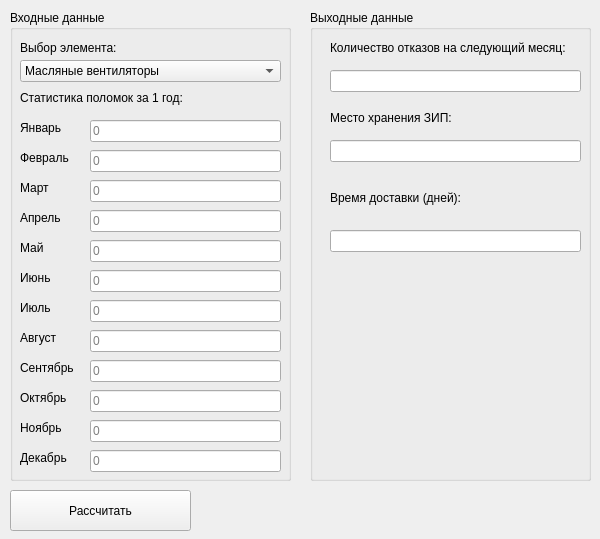
<?xml version="1.0" encoding="UTF-8"?>
<ui version="4.0">
 <class>DiplomClass</class>
 <widget class="QMainWindow" name="DiplomClass">
  <property name="geometry">
   <rect>
    <x>0</x>
    <y>0</y>
    <width>600</width>
    <height>539</height>
   </rect>
  </property>
  <property name="windowTitle">
   <string>Diplom</string>
  </property>
  <widget class="QWidget" name="centralWidget">
   <widget class="QGroupBox" name="groupBox">
    <property name="geometry">
     <rect>
      <x>10</x>
      <y>10</y>
      <width>281</width>
      <height>471</height>
     </rect>
    </property>
    <property name="title">
     <string>Входные данные</string>
    </property>
    <widget class="QComboBox" name="elements">
     <property name="geometry">
      <rect>
       <x>10</x>
       <y>50</y>
       <width>261</width>
       <height>22</height>
      </rect>
     </property>
     <item>
      <property name="text">
       <string>Масляные вентиляторы</string>
      </property>
     </item>
     <item>
      <property name="text">
       <string>Холодильные машины</string>
      </property>
     </item>
     <item>
      <property name="text">
       <string>Гидравлическая система холодильных машин</string>
      </property>
     </item>
     <item>
      <property name="text">
       <string>Вентиляторы охлаждения</string>
      </property>
     </item>
     <item>
      <property name="text">
       <string>Блок питания</string>
      </property>
     </item>
    </widget>
    <widget class="QLabel" name="label">
     <property name="geometry">
      <rect>
       <x>10</x>
       <y>30</y>
       <width>111</width>
       <height>16</height>
      </rect>
     </property>
     <property name="text">
      <string>Выбор элемента:</string>
     </property>
    </widget>
    <widget class="QLabel" name="label_2">
     <property name="geometry">
      <rect>
       <x>10</x>
       <y>80</y>
       <width>191</width>
       <height>16</height>
      </rect>
     </property>
     <property name="text">
      <string>Статистика поломок за 1 год:</string>
     </property>
    </widget>
    <widget class="QLineEdit" name="january">
     <property name="geometry">
      <rect>
       <x>80</x>
       <y>110</y>
       <width>191</width>
       <height>22</height>
      </rect>
     </property>
     <property name="placeholderText">
      <string>0</string>
     </property>
    </widget>
    <widget class="QLineEdit" name="february">
     <property name="geometry">
      <rect>
       <x>80</x>
       <y>140</y>
       <width>191</width>
       <height>22</height>
      </rect>
     </property>
     <property name="placeholderText">
      <string>0</string>
     </property>
    </widget>
    <widget class="QLineEdit" name="march">
     <property name="geometry">
      <rect>
       <x>80</x>
       <y>170</y>
       <width>191</width>
       <height>22</height>
      </rect>
     </property>
     <property name="placeholderText">
      <string>0</string>
     </property>
    </widget>
    <widget class="QLineEdit" name="april">
     <property name="geometry">
      <rect>
       <x>80</x>
       <y>200</y>
       <width>191</width>
       <height>22</height>
      </rect>
     </property>
     <property name="placeholderText">
      <string>0</string>
     </property>
    </widget>
    <widget class="QLineEdit" name="may">
     <property name="geometry">
      <rect>
       <x>80</x>
       <y>230</y>
       <width>191</width>
       <height>22</height>
      </rect>
     </property>
     <property name="placeholderText">
      <string>0</string>
     </property>
    </widget>
    <widget class="QLineEdit" name="june">
     <property name="geometry">
      <rect>
       <x>80</x>
       <y>260</y>
       <width>191</width>
       <height>22</height>
      </rect>
     </property>
     <property name="placeholderText">
      <string>0</string>
     </property>
    </widget>
    <widget class="QLineEdit" name="jule">
     <property name="geometry">
      <rect>
       <x>80</x>
       <y>290</y>
       <width>191</width>
       <height>22</height>
      </rect>
     </property>
     <property name="placeholderText">
      <string>0</string>
     </property>
    </widget>
    <widget class="QLineEdit" name="august">
     <property name="geometry">
      <rect>
       <x>80</x>
       <y>320</y>
       <width>191</width>
       <height>22</height>
      </rect>
     </property>
     <property name="placeholderText">
      <string>0</string>
     </property>
    </widget>
    <widget class="QLineEdit" name="september">
     <property name="geometry">
      <rect>
       <x>80</x>
       <y>350</y>
       <width>191</width>
       <height>22</height>
      </rect>
     </property>
     <property name="placeholderText">
      <string>0</string>
     </property>
    </widget>
    <widget class="QLineEdit" name="october">
     <property name="geometry">
      <rect>
       <x>80</x>
       <y>380</y>
       <width>191</width>
       <height>22</height>
      </rect>
     </property>
     <property name="placeholderText">
      <string>0</string>
     </property>
    </widget>
    <widget class="QLineEdit" name="november">
     <property name="geometry">
      <rect>
       <x>80</x>
       <y>410</y>
       <width>191</width>
       <height>22</height>
      </rect>
     </property>
     <property name="placeholderText">
      <string>0</string>
     </property>
    </widget>
    <widget class="QLabel" name="label_3">
     <property name="geometry">
      <rect>
       <x>10</x>
       <y>110</y>
       <width>55</width>
       <height>16</height>
      </rect>
     </property>
     <property name="text">
      <string>Январь</string>
     </property>
    </widget>
    <widget class="QLabel" name="label_4">
     <property name="geometry">
      <rect>
       <x>10</x>
       <y>140</y>
       <width>55</width>
       <height>16</height>
      </rect>
     </property>
     <property name="text">
      <string>Февраль</string>
     </property>
    </widget>
    <widget class="QLabel" name="label_5">
     <property name="geometry">
      <rect>
       <x>10</x>
       <y>170</y>
       <width>55</width>
       <height>16</height>
      </rect>
     </property>
     <property name="text">
      <string>Март</string>
     </property>
    </widget>
    <widget class="QLabel" name="label_6">
     <property name="geometry">
      <rect>
       <x>10</x>
       <y>200</y>
       <width>55</width>
       <height>16</height>
      </rect>
     </property>
     <property name="text">
      <string>Апрель</string>
     </property>
    </widget>
    <widget class="QLabel" name="label_7">
     <property name="geometry">
      <rect>
       <x>10</x>
       <y>230</y>
       <width>55</width>
       <height>16</height>
      </rect>
     </property>
     <property name="text">
      <string>Май</string>
     </property>
    </widget>
    <widget class="QLabel" name="label_8">
     <property name="geometry">
      <rect>
       <x>10</x>
       <y>260</y>
       <width>55</width>
       <height>16</height>
      </rect>
     </property>
     <property name="text">
      <string>Июнь</string>
     </property>
    </widget>
    <widget class="QLabel" name="label_9">
     <property name="geometry">
      <rect>
       <x>10</x>
       <y>290</y>
       <width>55</width>
       <height>16</height>
      </rect>
     </property>
     <property name="text">
      <string>Июль</string>
     </property>
    </widget>
    <widget class="QLabel" name="label_10">
     <property name="geometry">
      <rect>
       <x>10</x>
       <y>320</y>
       <width>55</width>
       <height>16</height>
      </rect>
     </property>
     <property name="text">
      <string>Август</string>
     </property>
    </widget>
    <widget class="QLabel" name="label_11">
     <property name="geometry">
      <rect>
       <x>10</x>
       <y>350</y>
       <width>55</width>
       <height>16</height>
      </rect>
     </property>
     <property name="text">
      <string>Сентябрь</string>
     </property>
    </widget>
    <widget class="QLabel" name="label_12">
     <property name="geometry">
      <rect>
       <x>10</x>
       <y>380</y>
       <width>55</width>
       <height>16</height>
      </rect>
     </property>
     <property name="text">
      <string>Октябрь</string>
     </property>
    </widget>
    <widget class="QLabel" name="label_13">
     <property name="geometry">
      <rect>
       <x>10</x>
       <y>410</y>
       <width>55</width>
       <height>16</height>
      </rect>
     </property>
     <property name="text">
      <string>Ноябрь</string>
     </property>
    </widget>
    <widget class="QLabel" name="label_14">
     <property name="geometry">
      <rect>
       <x>10</x>
       <y>440</y>
       <width>55</width>
       <height>16</height>
      </rect>
     </property>
     <property name="text">
      <string>Декабрь</string>
     </property>
    </widget>
    <widget class="QLineEdit" name="decamber">
     <property name="geometry">
      <rect>
       <x>80</x>
       <y>440</y>
       <width>191</width>
       <height>22</height>
      </rect>
     </property>
     <property name="placeholderText">
      <string>0</string>
     </property>
    </widget>
   </widget>
   <widget class="QGroupBox" name="groupBox_2">
    <property name="geometry">
     <rect>
      <x>310</x>
      <y>10</y>
      <width>281</width>
      <height>471</height>
     </rect>
    </property>
    <property name="title">
     <string>Выходные данные</string>
    </property>
    <widget class="QLabel" name="label_15">
     <property name="geometry">
      <rect>
       <x>20</x>
       <y>30</y>
       <width>261</width>
       <height>16</height>
      </rect>
     </property>
     <property name="text">
      <string>Количество отказов на следующий месяц:</string>
     </property>
    </widget>
    <widget class="QLabel" name="label_16">
     <property name="geometry">
      <rect>
       <x>20</x>
       <y>100</y>
       <width>131</width>
       <height>16</height>
      </rect>
     </property>
     <property name="text">
      <string>Место хранения ЗИП:</string>
     </property>
    </widget>
    <widget class="QLabel" name="label_17">
     <property name="geometry">
      <rect>
       <x>20</x>
       <y>180</y>
       <width>151</width>
       <height>16</height>
      </rect>
     </property>
     <property name="text">
      <string>Время доставки (дней):</string>
     </property>
    </widget>
    <widget class="QLineEdit" name="nextDestroy">
     <property name="geometry">
      <rect>
       <x>20</x>
       <y>60</y>
       <width>251</width>
       <height>22</height>
      </rect>
     </property>
     <property name="readOnly">
      <bool>true</bool>
     </property>
    </widget>
    <widget class="QLineEdit" name="dateDelivery">
     <property name="geometry">
      <rect>
       <x>20</x>
       <y>220</y>
       <width>251</width>
       <height>22</height>
      </rect>
     </property>
     <property name="readOnly">
      <bool>true</bool>
     </property>
    </widget>
    <widget class="QLineEdit" name="city">
     <property name="geometry">
      <rect>
       <x>20</x>
       <y>130</y>
       <width>251</width>
       <height>22</height>
      </rect>
     </property>
     <property name="readOnly">
      <bool>true</bool>
     </property>
    </widget>
   </widget>
   <widget class="QPushButton" name="calcButton">
    <property name="geometry">
     <rect>
      <x>10</x>
      <y>490</y>
      <width>181</width>
      <height>41</height>
     </rect>
    </property>
    <property name="text">
     <string>Рассчитать</string>
    </property>
   </widget>
  </widget>
 </widget>
 <layoutdefault spacing="6" margin="11"/>
 <resources>
  <include location="Diplom.qrc"/>
 </resources>
 <connections/>
</ui>
